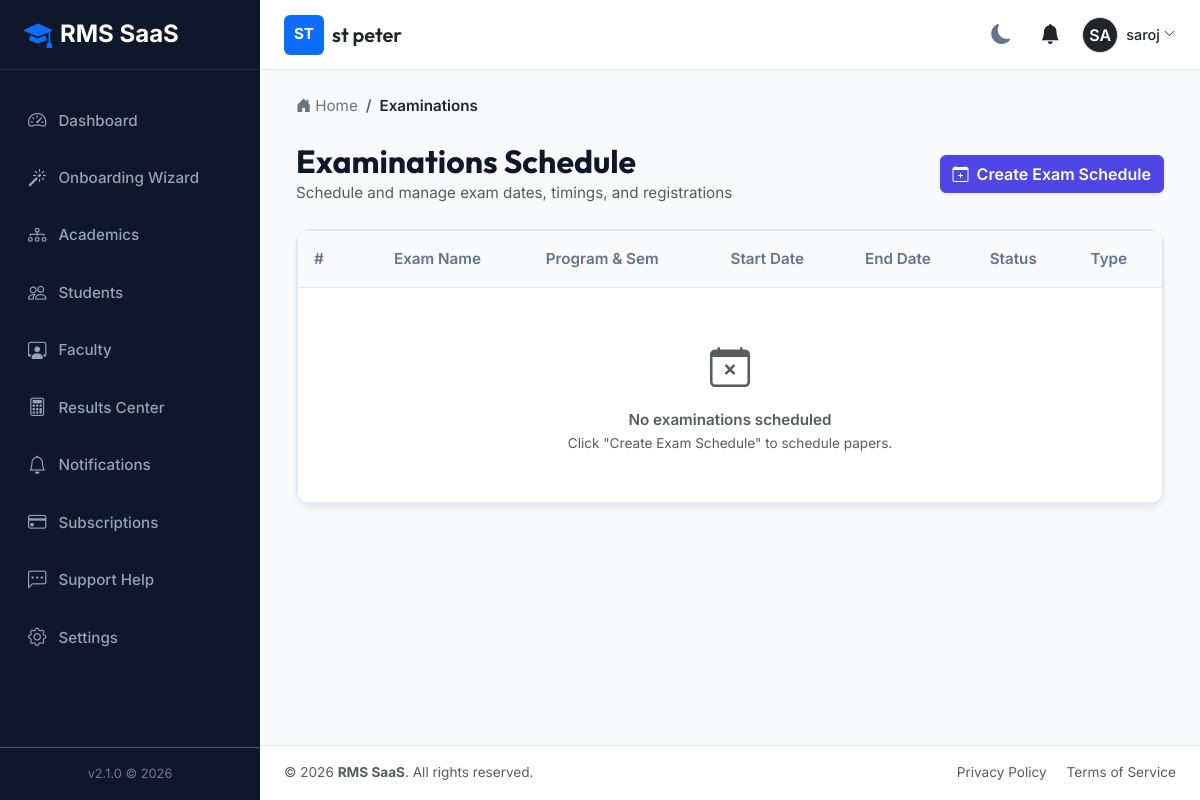
/examinations/ (signed in), run on the app's committed database.
### tenants/models.py (models this page shows, shortened)
class Institution(models.Model):
    name = models.CharField(max_length=255)
    slug = models.SlugField(max_length=255, unique=True)
    contact_email = models.EmailField()
    contact_phone = models.CharField(max_length=20, blank=True, null=True)
    address = models.TextField(blank=True, null=True)
    logo = models.ImageField(upload_to='institution_logos/', blank=True, null=True)
    is_active = models.BooleanField(default=True)
    created_at = models.DateTimeField(auto_now_add=True)
    updated_at = models.DateTimeField(auto_now=True)

### accounts/models.py (models this page shows, shortened)
class User(AbstractUser):
    class Role(models.TextChoices):
        SUPER_ADMIN = 'SUPER_ADMIN', 'Super Admin'
        INSTITUTION_OWNER = 'INSTITUTION_OWNER', 'Institution Owner'
        INSTITUTION_ADMIN = 'INSTITUTION_ADMIN', 'Institution Admin'
        EXAM_CONTROLLER = 'EXAM_CONTROLLER', 'Examination Controller'
        HOD = 'HOD', 'Head of Department'
        FACULTY = 'FACULTY', 'Faculty'
        STUDENT = 'STUDENT', 'Student'
    role = models.CharField(max_length=30, choices=Role.choices, default=Role.STUDENT)
    institution = models.ForeignKey(
        'tenants.Institution',
        on_delete=models.SET_NULL,
        null=True,
        blank=True,
        related_name='users'
    )
    phone = models.CharField(max_length=20, blank=True, null=True)
    profile_picture = models.ImageField(upload_to='profile_pics/', blank=True, null=True)
    created_at = models.DateTimeField(auto_now_add=True)
    updated_at = models.DateTimeField(auto_now=True)
    @property
    def is_super_admin(self):
        return self.role == self.Role.SUPER_ADMIN or self.is_superuser
    @property
    def is_institution_admin(self):
        return self.role in [self.Role.INSTITUTION_OWNER, self.Role.INSTITUTION_ADMIN]

### examinations/views.py (the view)
# urls.py: path('examinations/', views.examination_list, name='examination_list'),
@login_required
def examination_list(request):
    inst = request.user.institution
    exams = Examination.objects.filter(institution=inst).select_related('academic_session', 'program', 'semester')
    q = request.GET.get('q', '')
    if q:
        exams = exams.filter(name__icontains=q)
    return render(request, 'examinations/examination_list.html', {
        'examinations': exams,
        'q': q,
        'breadcrumbs': [{'name': 'Examinations', 'url': '#'}]
    })

### notifications/context_processors.py (called while the page is built)
def unread_notifications(request):
    if request.user.is_authenticated:
        unread_notifications = Notification.objects.filter(user=request.user, is_read=False).order_by('-created_at')
        return {
            'unread_notifications': unread_notifications,
            'unread_notifications_list': unread_notifications,
            'unread_notifications_count': unread_notifications.count()
        }
    return {}

### tenants/context_processors.py (called while the page is built)
def institution_context(request):
    context = {
        'current_institution': None,
        'institution_settings': None
    }
    if request.user.is_authenticated and not request.user.is_super_admin:
        if request.user.institution:
            context['current_institution'] = request.user.institution
            try:
                context['institution_settings'] = request.user.institution.settings
            except Exception:
                context['institution_settings'] = None
    return context

### templates/examinations/examination_list.html (shortened to what this page needs)
{% extends "base.html" %}
{% block content %}
<div class="d-flex justify-content-between align-items-center mb-4">
    <div>
        <h2 class="font-heading fw-bold m-0">Examinations Schedule</h2>
        <p class="text-muted m-0">Schedule and manage exam dates, timings, and registrations</p>
    </div>
    {% if user.is_institution_admin or user.is_exam_controller %}
    <a href="{% url 'examination_create' %}" class="btn btn-primary fw-semibold shadow-sm">
        <i class="bi bi-calendar-plus me-1"></i> Create Exam Schedule
    </a>
    {% endif %}
</div>
<div class="rms-card p-0 overflow-hidden">
    <div class="rms-table-responsive">
        <table class="table rms-table">
            <thead>
                <tr>
                    <th style="width: 80px;">#</th>
                    <th>Exam Name</th>
                    <th>Program & Sem</th>
                    <th>Start Date</th>
                    <th>End Date</th>
                    <th>Status</th>
                    <th>Type</th>
                </tr>
            </thead>
            <tbody>
                {% for exam in examinations %}
                <tr>
                    <td>{{ forloop.counter }}</td>
                    <td class="fw-semibold text-dark">{{ exam.name }}</td>
                    <td>{{ exam.program.code }} - Semester {{ exam.semester.number }}</td>
                    <td>{{ exam.start_date|date:"d M Y" }}</td>
                    <td>{{ exam.end_date|date:"d M Y" }}</td>
                    <td>
                        {% if exam.status == 'ACTIVE' %}
                            <span class="badge bg-success bg-opacity-10 text-success">Active</span>
                        {% elif exam.status == 'DRAFT' %}
                            <span class="badge bg-warning bg-opacity-10 text-warning">Draft</span>
                        {% else %}
                            <span class="badge bg-secondary bg-opacity-10 text-secondary">{{ exam.status }}</span>
                        {% endif %}
                    </td>
                    <td><span class="badge bg-primary bg-opacity-10 text-primary">{{ exam.get_exam_type_display }}</span></td>
                </tr>
                {% empty %}
                <tr>
                    <td colspan="7" class="text-center py-5 text-muted">
                        <i class="bi bi-calendar-x fs-1 mb-2 d-block text-opacity-50"></i>
                        <p class="m-0 fw-semibold">No examinations scheduled</p>
                        <p class="m-0 text-muted" style="font-size: 0.85rem;">Click "Create Exam Schedule" to schedule papers.</p>
                    </td>
                </tr>
                {% endfor %}
            </tbody>
        </table>
    </div>
</div>
{% endblock %}

### templates/partials/navbar.html (shortened to what this page needs)
<nav class="app-navbar no-print">
    <div class="d-flex align-items-center">
        {% if current_institution %}
            <div class="d-flex align-items-center">
                {% if current_institution.logo %}
                    <img src="{{ current_institution.logo.url }}" alt="{{ current_institution.name }} Logo" height="40" class="me-2 rounded">
                {% else %}
                    <div class="bg-primary text-white d-flex align-items-center justify-content-center rounded me-2" style="width: 40px; height: 40px; font-weight: bold;">
                        {{ current_institution.name|slice:":2"|upper }}
                    </div>
                {% endif %}
                <div>
                    <h5 class="m-0 text-dark font-heading">{{ current_institution.name }}</h5>
                </div>
            </div>
        {% else %}
            <h5 class="m-0 text-dark font-heading">RMS SaaS Platform</h5>
        {% endif %}
    </div>
    <div class="d-flex align-items-center gap-3">
        <button class="theme-toggle-btn" id="theme-toggle" title="Toggle Theme">
            <i class="bi bi-moon-fill"></i>
        </button>
        <div class="dropdown">
            <button class="btn btn-link position-relative text-dark p-1" type="button" id="notificationDropdown" data-bs-toggle="dropdown" aria-expanded="false">
                <i class="bi bi-bell-fill fs-5"></i>
            </button>
        </div>
        <div class="dropdown">
            <button class="btn btn-link d-flex align-items-center text-decoration-none p-0 text-dark" type="button" id="userProfileDropdown" data-bs-toggle="dropdown" aria-expanded="false">
                {% if user.profile_picture %}
                    <img src="{{ user.profile_picture.url }}" alt="{{ user.username }}" width="36" height="36" class="rounded-circle border">
                {% else %}
                    <div class="bg-dark text-white rounded-circle d-flex align-items-center justify-content-center border" style="width: 36px; height: 36px; font-weight: 600;">
                        {{ user.username|slice:":2"|upper }}
                    </div>
                {% endif %}
                <span class="ms-2 d-none d-md-inline" style="font-size: 0.9rem; font-weight: 500;">{{ user.get_full_name|default:user.username }}</span>
                <i class="bi bi-chevron-down ms-1" style="font-size: 0.7rem;"></i>
            </button>
        </div>
    </div>
</nav>

### static/css/styles.css (style rules this page uses)
:root { --bg-primary: #f8fafc; --bg-secondary: #ffffff; --text-primary: #0f172a; --text-secondary: #64748b; --border-color: #e2e8f0; --card-shadow: 0 4px 6px -1px rgba(0, 0, 0, 0.05), 0 2px 4px -1px rgba(0, 0, 0, 0.02), 0 10px 15px -3px rgba(0, 0, 0, 0.03); --sidebar-bg: #0f172a; --sidebar-text: #94a3b8; --sidebar-active-bg: #1e293b; --sidebar-active-text: #ffffff; --primary: #4f46e5; --primary-hover: #4338ca; --success: #10b981; --warning: #f59e0b; --danger: #ef4444; --info: #06b6d4; --font-heading: 'Outfit', sans-serif; --font-body: 'Inter', sans-serif; --radius-lg: 14px; --radius-md: 10px; --transition-fast: 0.2s ease; }
body { background-color: var(--bg-primary); color: var(--text-primary); font-family: var(--font-body); font-size: 0.95rem; line-height: 1.6; transition: background-color var(--transition-fast), color var(--transition-fast); }
h1, h2, h3, h4, h5, h6 { font-family: var(--font-heading); font-weight: 600; }
.app-navbar { background-color: var(--bg-secondary); border-bottom: 1px solid var(--border-color); height: 70px; padding: 0 1.5rem; display: flex; align-items: center; justify-content: space-between; }
.rms-card { background-color: var(--bg-secondary); border: 1px solid var(--border-color); border-radius: var(--radius-lg); box-shadow: var(--card-shadow); padding: 1.5rem; margin-bottom: 1.5rem; transition: transform var(--transition-fast), box-shadow var(--transition-fast); }
.rms-table-responsive { border: 1px solid var(--border-color); border-radius: var(--radius-md); background-color: var(--bg-secondary); overflow: hidden; }
.rms-table { margin: 0; }
.rms-table th { background-color: var(--bg-primary); color: var(--text-secondary); font-weight: 600; border-bottom: 1px solid var(--border-color); padding: 1rem; }
.rms-table td { padding: 1rem; vertical-align: middle; border-bottom: 1px solid var(--border-color); color: var(--text-primary); }
.rms-table tr:last-child td { border-bottom: none; }
.btn-primary { background-color: var(--primary); border-color: var(--primary); }
.theme-toggle-btn { cursor: pointer; background: none; border: none; color: var(--text-secondary); font-size: 1.25rem; padding: 0.5rem; border-radius: 50%; display: flex; align-items: center; justify-content: center; transition: all var(--transition-fast); }

### data on the page
Institution: name "ST", name "st peter"
User: username "SA", get_full_name "saroj"

### other printed values
{{ crumb.name }} "Examinations"
